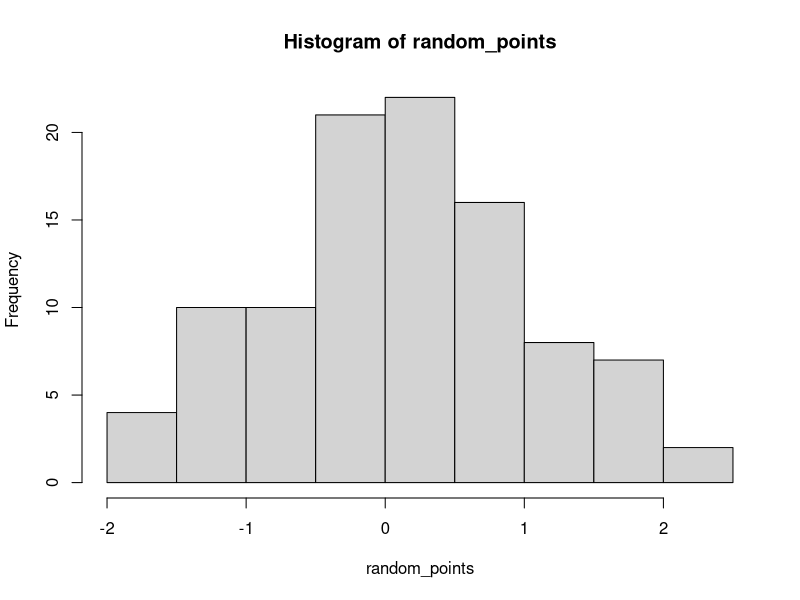
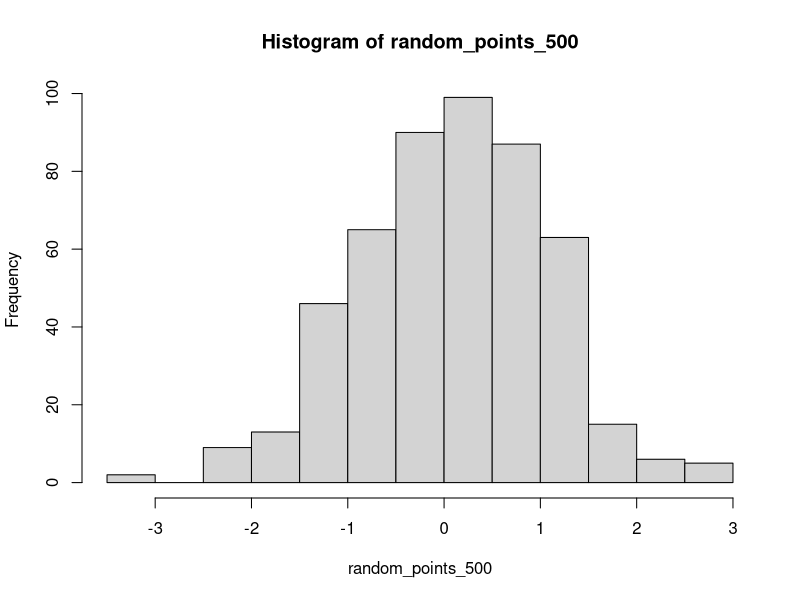
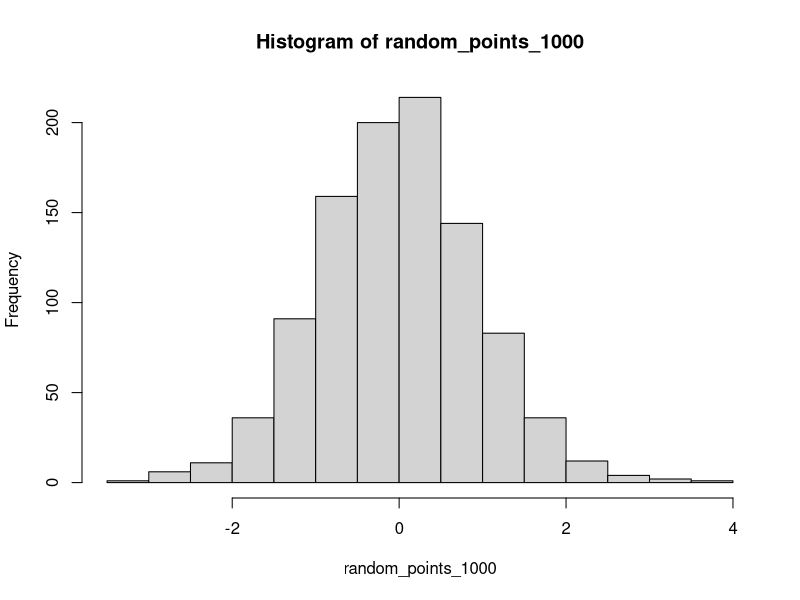
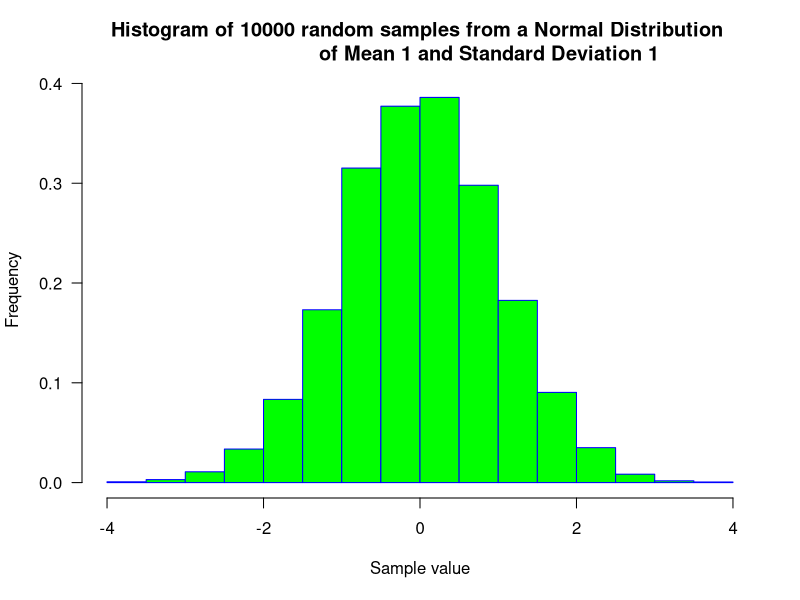
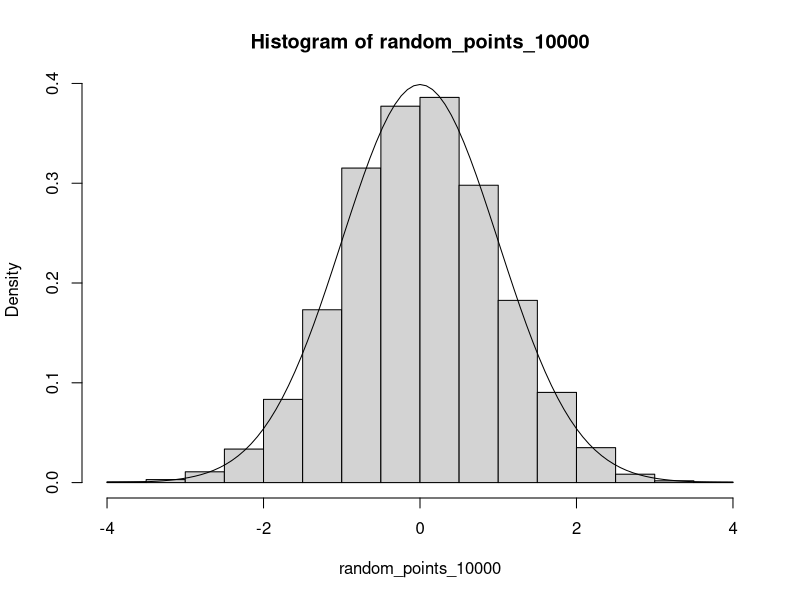
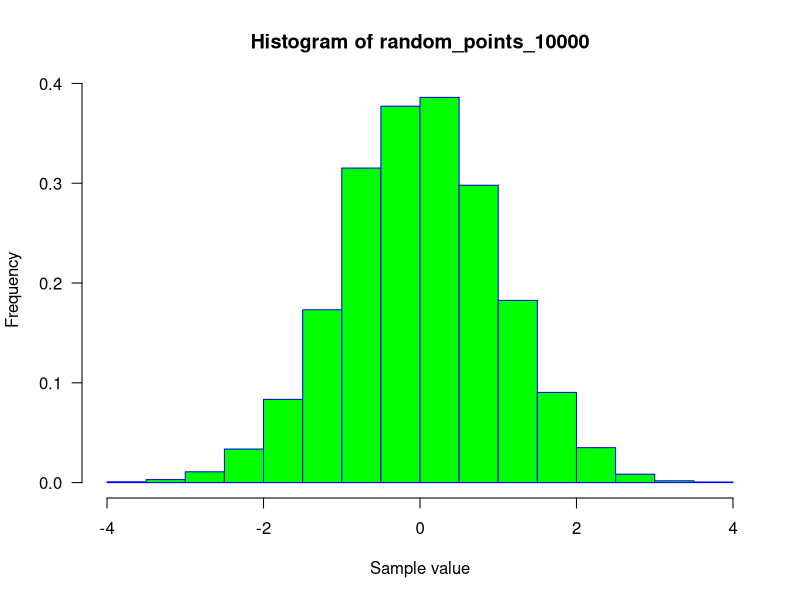

These charts were generated, in order, by the following R code: (Note: this script raises an error after producing the figures.)
# R Practice Sheet for statistics without the BS
library(graphics)
# Using R norm to generate a hundred points and plot in a histogram
random_points = rnorm(n=100, mean = 0, sd = 1)
histogram_100 = hist(random_points)

random_points_500 = rnorm(n=500, mean = 0, sd = 1)
histogram_500 = hist(random_points_500)

random_points_1000 = rnorm(n = 1000, mean = 0, sd = 1)
histogram_1000 = hist(random_points_1000)

random_points_10000 = rnorm(n=10000, mean = 0, sd = 1)
histogram_10000 = hist(random_points_10000, 
                       main = "Histogram of 10000 random samples from a Normal Distribution 
                       of Mean 1 and Standard Deviation 1",
                       xlab = "Sample value", # x axis label
                       ylab = "Frequency", # y axis label
                       border = "blue", # border color of bins
                       col = "green", # color inside bins
                       las = 1, # axis label orientation
                       prob = TRUE) # in frequency or probability

# using dnorm to draw the density curve
x <- seq(-4, 4, 0.01)
hist(random_points_10000, prob=TRUE)
curve(dnorm(x, mean=0, sd=1),add=TRUE) # add the curve, dnorm sets the probability of the numbers in the sequence given mean 0 and sd 1

# using pnorm to see the cumulative sum
histogram_cum_sum = hist(random_points_10000, 
                         xlab = "Sample value", # x axis label
                         ylab = "Frequency", # y axis label
                         border = "blue", # border color of bins
                         col = "green", # color inside bins
                         las = 1, # axis label orientation
                         prob = TRUE) # in frequency or probability
histogram_cum_sum$counts = cumsum(histogram_cum_sum$counts) # adjust the list of counts in each bin to be the cumulative sum
plot(x = histogram_cum_sum$breaks, y=histogram_cum_sum$density) # plot the adjusted histogram after counts adjustment to get cumulative histogram
curve(pnorm(x, mean=0, sd=1),add=TRUE) # pnorm the previous x sequence
